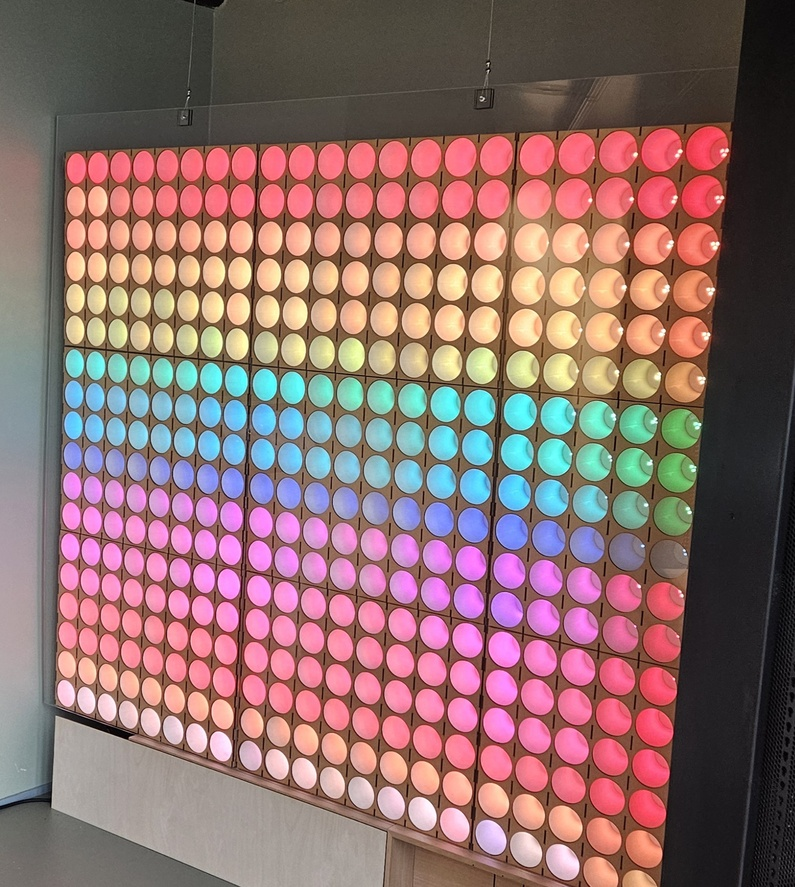
#> input picture images/ledwall-rainbow.jpg, 795 x 887 px, shrunk from 1683 x 1877 before the run
$ python img2zig.py ../images/ledwall-rainbow.jpg
#> lines starting #> are read from the running program, lines starting #| are printed output that depends on the picture
#!/usr/bin/env python3

import sys
import os
from PIL import Image

if __name__ == "__main__":
    if len(sys.argv) != 2:
        print("Usage: %s [image name]" % (sys.argv[0]))
        sys.exit(-1)

    im = Image.open(sys.argv[1])
#> im is the input picture: PIL image 795x887 RGB; mean R, G, B 141.4, 109.8, 108.3
    rotated = im.rotate(-90, expand=True) # expand=True ensures the whole image is visible
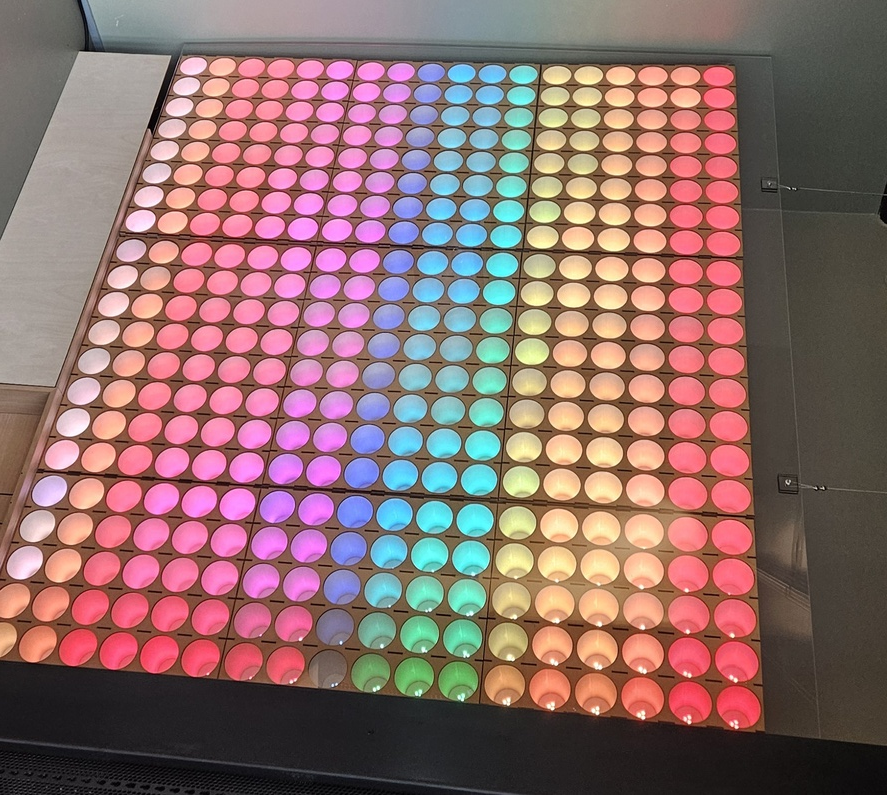
#> rotated: PIL image 887x795 RGB; mean R, G, B 141.4, 109.8, 108.3
    width, height = rotated.size
#> width = 887; height = 795
    # width = number of cols in orig matrix
    # height = number of rows in orig matrix
    #width, height = im.size
    f = open("img.zig", "w+")
    f.write("pub const ROWS = %d;\n" % (width)) # height BEFORE rotate
    f.write("pub const COLS = %d;\n" % (height))  # width BEFORE rotate
    f.write("pub const DATA = [_]u8{")

    # [16 lines of commented-out code are left out]
    pixels = im.load()
    for y in range(0, width):
        for x in range(0, height):
            #if x == 2:
            #    break
#> (the run stopped early here; a loop or call above may not have finished)

$ run again, on images/palette_1000x500.png
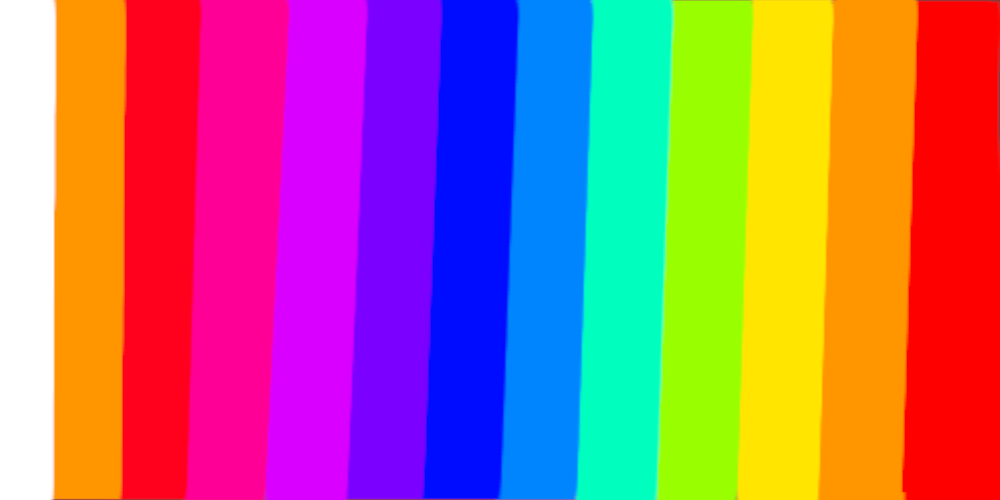
#> input picture images/palette_1000x500.png, 1000 x 500 px
#> im is the input picture: PIL image 1000x500 RGBA; mean R, G, B, A 174.7, 107.3, 122.6, 255
#> `rotated = im.rotate(-90, expand=True)`:
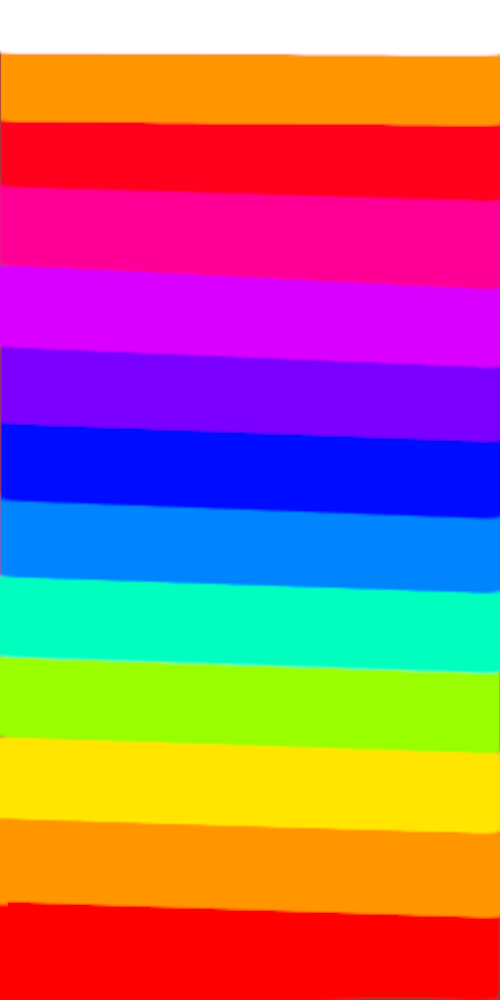
#> rotated: PIL image 500x1000 RGBA; mean R, G, B, A 174.7, 107.3, 122.6, 255

$ run again, on images/palette_500x1000.png
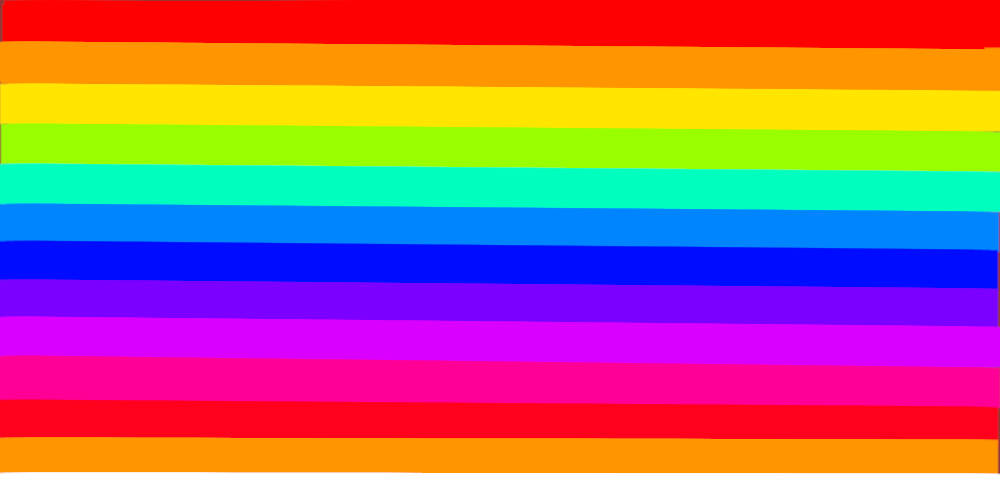
#> input picture images/palette_500x1000.png, 1000 x 500 px
#> im is the input picture: PIL image 1000x500 RGBA; mean R, G, B, A 174.6, 107.1, 122.4, 255
#> `rotated = im.rotate(-90, expand=True)`:
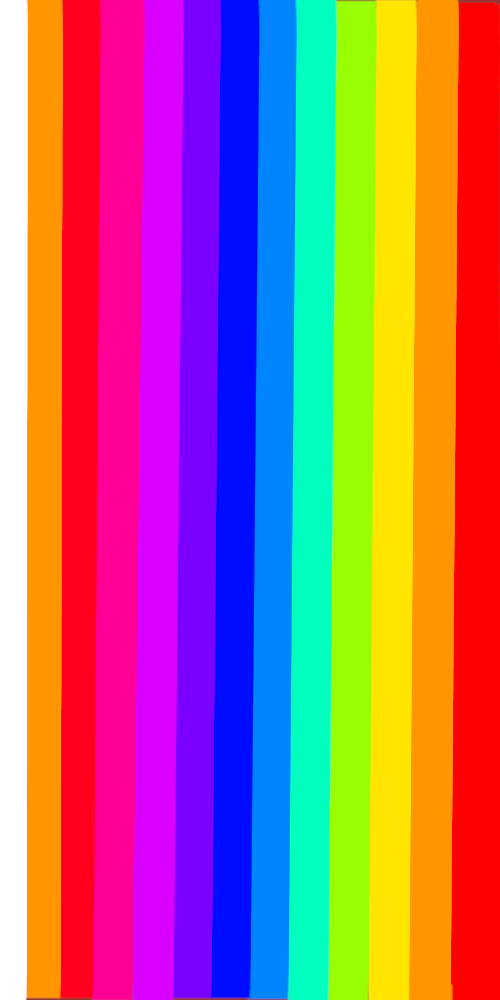
#> rotated: PIL image 500x1000 RGBA; mean R, G, B, A 174.6, 107.1, 122.4, 255
